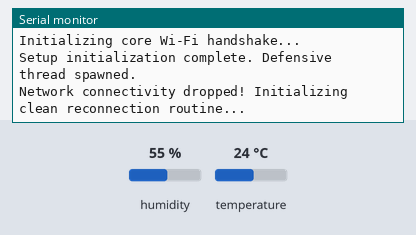
Bench run of a sketch on a simulated ESP32. Shown: the last lines printed to the serial monitor. Inputs (shaded band) come from the test bench; at power-on: humidity 55 %, temperature 24 °C. WiFi joins after 1.5 s; servers stay silent unless stated; uploads are accepted with an empty reply.

Above: at 1.2 s.
1.3 s: humidity set to 22 %
At 1.67 s:
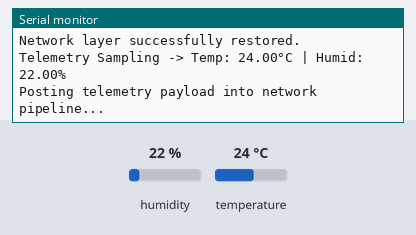
At 2.7 s:
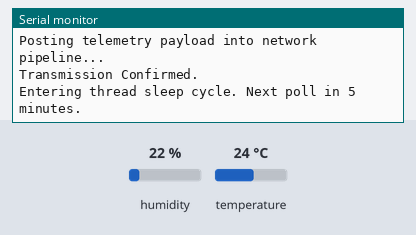

The sketch:

firmware.ino
```cpp
#include <WiFi.h>
#include <HTTPClient.h>
#include <WiFiClientSecure.h>
#include <DHT.h>
#include <ArduinoJson.h>

// ==========================================================================
// 1. HARDWARE & NETWORK CONFIGURATIONS
// ==========================================================================
#define DHTPIN 4
#define DHTTYPE DHT22

const char* WIFI_SSID = "YOUR_WIFI_NAME";
const char* WIFI_PASSWORD = "YOUR_WIFI_PASSWORD";
const String GOOGLE_SCRIPT_ID = "YOUR_GOOGLE_SCRIPT_ID_HERE";
const String SENSOR_ID = "esp32_office_1";

// ==========================================================================
// 2. SAFE MULTI-THREADING AND STATE VARIABLES
// ==========================================================================
DHT dht(DHTPIN, DHTTYPE);

// RULE 1: Global Mutex Handle to guarantee single-thread access to the Wi-Fi radio
SemaphoreHandle_t networkStackMutex;

// Marked volatile because it's shared and updated dynamically between loop cycles
volatile unsigned long currentDelayMinutes = 5;

// Forward declaration of our defensive functions
void telemetryTask(void * pvParameters);
void verifyNetworkIntegrity();

void setup() {
  Serial.begin(115200);
  dht.begin();

  // RULE 1: Initialize the Mutual Exclusion semaphore lock
  networkStackMutex = xSemaphoreCreateMutex();

  Serial.print("Initializing core Wi-Fi handshake...");
  WiFi.begin(WIFI_SSID, WIFI_PASSWORD);

  // RULE 1: Pin our telemetry workflow to Core 1 as a dedicated FreeRTOS task.
  // We allocate 8192 bytes of stack space to comfortably process heavy SSL encryption and JSON parsing.
  xTaskCreatePinnedToCore(
    telemetryTask,      // Task function
    "TelemetryTask",    // Textual name for debugging
    8192,               // Stack size in words
    NULL,               // Task input parameter
    1,                  // Priority (1 = standard background task)
    NULL,               // Task handle tracker
    1                   // Explicitly execute on Core 1 (keeps Core 0 free for system Wi-Fi handling)
  );

  Serial.println("\nSetup initialization complete. Defensive thread spawned.");
}

void loop() {
  // Keep the main loop entirely unblocked and empty.
  // All operational logic runs deterministically inside its own designated thread task.
  vTaskDelay(pdMS_TO_TICKS(1000));
}

// ==========================================================================
// 3. THE ISOLATED TELEMETRY WORKER THREAD
// ==========================================================================
void telemetryTask(void * pvParameters) {
  for(;;) {

    // RULE 4: Evaluate and repair the physical network link before processing data
    verifyNetworkIntegrity();

    if (WiFi.status() == WL_CONNECTED) {

      // RULE 1: Acquire the network lock token. If another thread is broadcasting, wait indefinitely.
      if (xSemaphoreTake(networkStackMutex, portMAX_DELAY) == pdTRUE) {

        // RULE 3: Enforce strict variable scoping. Wrapping our transactional variables
        // in an explicit nested block forces the compiler to completely demolish all
        // JSON document objects, buffers, and string allocations from memory the moment the block closes.
        {
          float h = dht.readHumidity();
          float t = dht.readTemperature();

          if (!isnan(h) && !isnan(t)) {
            Serial.printf("Telemetry Sampling -> Temp: %.2f°C | Humid: %.2f%%\n", t, h);

            WiFiClientSecure *client = new WiFiClientSecure;
            if (client) {
              client->setInsecure(); // Bypasses explicit root certificate tracking to eliminate bricking risks

              HTTPClient http;
              String url = "https://script.google.com/macros/s/" + GOOGLE_SCRIPT_ID + "/exec";

              http.begin(*client, url);
              http.setFollowRedirects(HTTPC_STRICT_FOLLOW_REDIRECTS); // Follow Google's 302 redirect smoothly

              // RULE 2: Hard 5-second boundary. Stops the chip from hanging forever if a packet drops mid-stream.
              http.setTimeout(5000);

              // Serialize outgoing payload metrics
              StaticJsonDocument<200> doc;
              doc["sensor_id"] = SENSOR_ID;
              doc["temperature"] = t;
              doc["humidity"] = h;

              String requestBody;
              serializeJson(doc, requestBody);

              Serial.println("Posting telemetry payload into network pipeline...");
              int httpResponseCode = http.POST(requestBody);

              if (httpResponseCode > 0) {
                String responseBody = http.getString();
                Serial.println("Transmission Confirmed.");

                // Parse control parameters returned from the cloud core database
                StaticJsonDocument<200> responseDoc;
                DeserializationError error = deserializeJson(responseDoc, responseBody);
                if (!error && responseDoc.containsKey("command_interval")) {
                  currentDelayMinutes = responseDoc["command_interval"].as<unsigned long>();
                  Serial.printf("Dynamic loop sync: Device set to sleep for %lu minutes.\n", currentDelayMinutes);
                }
              } else {
                Serial.printf("Network Error encountered during POST operation: %s\n", http.errorToString(httpResponseCode).c_str());
              }

              // RULE 3: Absolute Resource Demolition. Explicitly purge the sockets and reclaim raw heap space.
              http.end();
              delete client;
            }
          } else {
            Serial.println("Hardware Warning: Sensor data lines returned NaN. Sampling skipped.");
          }
        } // ◄ RULE 3: Out of scope! All temporary floats, strings, and JSON documents are structurally deleted here.

        // RULE 1: Relinquish the mutex token immediately so the radio stack can be claimed by other system routines.
        xSemaphoreGive(networkStackMutex);
      }
    }

    // Execute dynamic, non-blocking FreeRTOS delays based on backend settings
    Serial.printf("Entering thread sleep cycle. Next poll in %lu minutes.\n", currentDelayMinutes);
    vTaskDelay(pdMS_TO_TICKS(currentDelayMinutes * 60 * 1000));
  }
}

// ==========================================================================
// 4. RULE 4: DECOUPLED NON-BLOCKING NETWORK GATEKEEPER
// ==========================================================================
void verifyNetworkIntegrity() {
  if (WiFi.status() != WL_CONNECTED) {
    Serial.println("Network connectivity dropped! Initializing clean reconnection routine...");

    // Clear out active corrupted states completely before requesting a fresh lease
    WiFi.disconnect();
    WiFi.begin(WIFI_SSID, WIFI_PASSWORD);

    int connectionAttempts = 0;
    // Attempt link recovery silently up to 10 times (5 total seconds) without pinning the CPU infinitely
    while (WiFi.status() != WL_CONNECTED && connectionAttempts < 10) {
      vTaskDelay(pdMS_TO_TICKS(500));
      connectionAttempts++;
    }

    if (WiFi.status() == WL_CONNECTED) {
      Serial.println("Network layer successfully restored.");
    } else {
      Serial.println("Network recovery window expired. post-phoned until next transaction sweep.");
    }
  }
}
```

Measured:
- after the input at 1.3 s, the serial monitor: prints a new line after 0.22 s (image 1)
